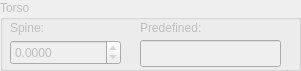
     <widget class="QGroupBox" name="gbHead_2">
      <property name="enabled">
       <bool>false</bool>
      </property>
      <property name="geometry">
       <rect>
        <x>320</x>
        <y>300</y>
        <width>301</width>
        <height>71</height>
       </rect>
      </property>
      <property name="title">
       <string>Torso</string>
      </property>
      <widget class="QDoubleSpinBox" name="torTxtPos">
       <property name="geometry">
        <rect>
         <x>10</x>
         <y>40</y>
         <width>111</width>
         <height>25</height>
        </rect>
       </property>
       <property name="keyboardTracking">
        <bool>false</bool>
       </property>
       <property name="decimals">
        <number>4</number>
       </property>
       <property name="minimum">
        <double>-1.570800000000000</double>
       </property>
       <property name="maximum">
        <double>1.570800000000000</double>
       </property>
       <property name="singleStep">
        <double>0.100000000000000</double>
       </property>
      </widget>
      <widget class="QLabel" name="hdLblPan_2">
       <property name="geometry">
        <rect>
         <x>10</x>
         <y>20</y>
         <width>51</width>
         <height>16</height>
        </rect>
       </property>
       <property name="text">
        <string>Spine:</string>
       </property>
      </widget>
      <widget class="QLabel" name="hdLblHeadPoseLbl_2">
       <property name="geometry">
        <rect>
         <x>140</x>
         <y>20</y>
         <width>91</width>
         <height>16</height>
        </rect>
       </property>
       <property name="text">
        <string>Predefined:</string>
       </property>
      </widget>
      <widget class="QLineEdit" name="torTxtPredefined">
       <property name="geometry">
        <rect>
         <x>140</x>
         <y>40</y>
         <width>141</width>
         <height>27</height>
        </rect>
       </property>
      </widget>
     </widget>
